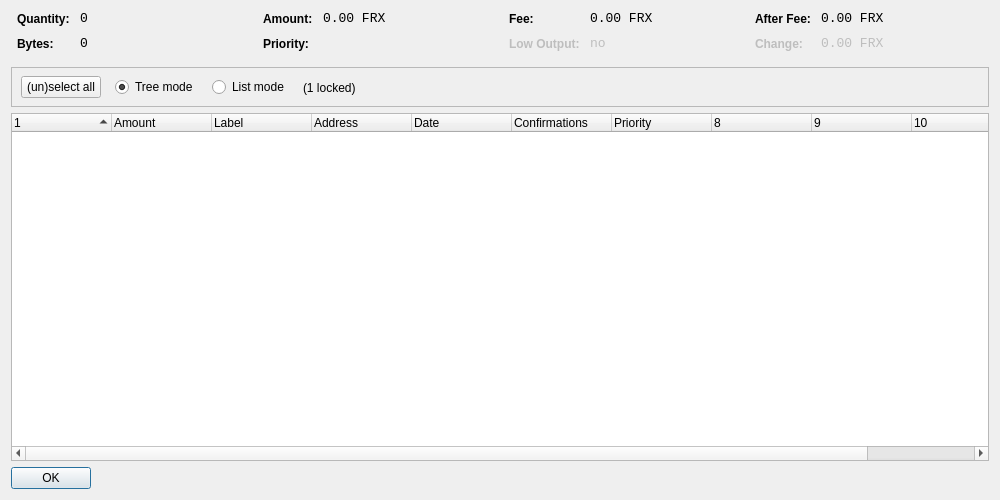
<?xml version="1.0" encoding="UTF-8"?>
<ui version="4.0">
 <class>CoinControlDialog</class>
 <widget class="QDialog" name="CoinControlDialog">
  <property name="geometry">
   <rect>
    <x>0</x>
    <y>0</y>
    <width>1000</width>
    <height>500</height>
   </rect>
  </property>
  <property name="windowTitle">
   <string>Coin Control</string>
  </property>
  <layout class="QVBoxLayout" name="verticalLayout">
   <item>
    <layout class="QHBoxLayout" name="horizontalLayoutTop" stretch="0,0,0,0">
     <property name="topMargin">
      <number>0</number>
     </property>
     <property name="bottomMargin">
      <number>10</number>
     </property>
     <item>
      <layout class="QFormLayout" name="formLayoutCoinControl1">
       <property name="horizontalSpacing">
        <number>10</number>
       </property>
       <property name="verticalSpacing">
        <number>10</number>
       </property>
       <property name="leftMargin">
        <number>6</number>
       </property>
       <property name="rightMargin">
        <number>6</number>
       </property>
       <item row="0" column="0">
        <widget class="QLabel" name="labelCoinControlQuantityText">
         <property name="styleSheet">
          <string notr="true">font-weight:bold;</string>
         </property>
         <property name="text">
          <string>Quantity:</string>
         </property>
        </widget>
       </item>
       <item row="0" column="1">
        <widget class="QLabel" name="labelCoinControlQuantity">
         <property name="font">
          <font>
           <family>Monospace</family>
           <pointsize>10</pointsize>
          </font>
         </property>
         <property name="cursor">
          <cursorShape>IBeamCursor</cursorShape>
         </property>
         <property name="contextMenuPolicy">
          <enum>Qt::ActionsContextMenu</enum>
         </property>
         <property name="text">
          <string notr="true">0</string>
         </property>
         <property name="textInteractionFlags">
          <set>Qt::LinksAccessibleByMouse|Qt::TextSelectableByKeyboard|Qt::TextSelectableByMouse</set>
         </property>
        </widget>
       </item>
       <item row="1" column="0">
        <widget class="QLabel" name="labelCoinControlBytesText">
         <property name="styleSheet">
          <string notr="true">font-weight:bold;</string>
         </property>
         <property name="text">
          <string>Bytes:</string>
         </property>
        </widget>
       </item>
       <item row="1" column="1">
        <widget class="QLabel" name="labelCoinControlBytes">
         <property name="font">
          <font>
           <family>Monospace</family>
           <pointsize>10</pointsize>
          </font>
         </property>
         <property name="cursor">
          <cursorShape>IBeamCursor</cursorShape>
         </property>
         <property name="contextMenuPolicy">
          <enum>Qt::ActionsContextMenu</enum>
         </property>
         <property name="text">
          <string notr="true">0</string>
         </property>
         <property name="textInteractionFlags">
          <set>Qt::LinksAccessibleByMouse|Qt::TextSelectableByKeyboard|Qt::TextSelectableByMouse</set>
         </property>
        </widget>
       </item>
      </layout>
     </item>
     <item>
      <layout class="QFormLayout" name="formLayoutCoinControl2">
       <property name="horizontalSpacing">
        <number>10</number>
       </property>
       <property name="verticalSpacing">
        <number>10</number>
       </property>
       <property name="leftMargin">
        <number>6</number>
       </property>
       <property name="rightMargin">
        <number>6</number>
       </property>
       <item row="0" column="0">
        <widget class="QLabel" name="labelCoinControlAmountText">
         <property name="styleSheet">
          <string notr="true">font-weight:bold;</string>
         </property>
         <property name="text">
          <string>Amount:</string>
         </property>
        </widget>
       </item>
       <item row="0" column="1">
        <widget class="QLabel" name="labelCoinControlAmount">
         <property name="font">
          <font>
           <family>Monospace</family>
           <pointsize>10</pointsize>
          </font>
         </property>
         <property name="cursor">
          <cursorShape>IBeamCursor</cursorShape>
         </property>
         <property name="contextMenuPolicy">
          <enum>Qt::ActionsContextMenu</enum>
         </property>
         <property name="text">
          <string notr="true">0.00 FRX</string>
         </property>
         <property name="textInteractionFlags">
          <set>Qt::LinksAccessibleByMouse|Qt::TextSelectableByKeyboard|Qt::TextSelectableByMouse</set>
         </property>
        </widget>
       </item>
       <item row="1" column="0">
        <widget class="QLabel" name="labelCoinControlPriorityText">
         <property name="styleSheet">
          <string notr="true">font-weight:bold;</string>
         </property>
         <property name="text">
          <string>Priority:</string>
         </property>
        </widget>
       </item>
       <item row="1" column="1">
        <widget class="QLabel" name="labelCoinControlPriority">
         <property name="font">
          <font>
           <family>Monospace</family>
           <pointsize>10</pointsize>
          </font>
         </property>
         <property name="cursor">
          <cursorShape>IBeamCursor</cursorShape>
         </property>
         <property name="contextMenuPolicy">
          <enum>Qt::ActionsContextMenu</enum>
         </property>
         <property name="text">
          <string/>
         </property>
         <property name="textInteractionFlags">
          <set>Qt::LinksAccessibleByMouse|Qt::TextSelectableByKeyboard|Qt::TextSelectableByMouse</set>
         </property>
        </widget>
       </item>
      </layout>
     </item>
     <item>
      <layout class="QFormLayout" name="formLayoutCoinControl3">
       <property name="horizontalSpacing">
        <number>10</number>
       </property>
       <property name="verticalSpacing">
        <number>10</number>
       </property>
       <property name="leftMargin">
        <number>6</number>
       </property>
       <property name="rightMargin">
        <number>6</number>
       </property>
       <item row="0" column="0">
        <widget class="QLabel" name="labelCoinControlFeeText">
         <property name="styleSheet">
          <string notr="true">font-weight:bold;</string>
         </property>
         <property name="text">
          <string>Fee:</string>
         </property>
        </widget>
       </item>
       <item row="0" column="1">
        <widget class="QLabel" name="labelCoinControlFee">
         <property name="font">
          <font>
           <family>Monospace</family>
           <pointsize>10</pointsize>
          </font>
         </property>
         <property name="cursor">
          <cursorShape>IBeamCursor</cursorShape>
         </property>
         <property name="contextMenuPolicy">
          <enum>Qt::ActionsContextMenu</enum>
         </property>
         <property name="text">
          <string notr="true">0.00 FRX</string>
         </property>
         <property name="textInteractionFlags">
          <set>Qt::LinksAccessibleByMouse|Qt::TextSelectableByKeyboard|Qt::TextSelectableByMouse</set>
         </property>
        </widget>
       </item>
       <item row="1" column="0">
        <widget class="QLabel" name="labelCoinControlLowOutputText">
         <property name="enabled">
          <bool>false</bool>
         </property>
         <property name="styleSheet">
          <string notr="true">font-weight:bold;</string>
         </property>
         <property name="text">
          <string>Low Output:</string>
         </property>
        </widget>
       </item>
       <item row="1" column="1">
        <widget class="QLabel" name="labelCoinControlLowOutput">
         <property name="enabled">
          <bool>false</bool>
         </property>
         <property name="font">
          <font>
           <family>Monospace</family>
           <pointsize>10</pointsize>
          </font>
         </property>
         <property name="cursor">
          <cursorShape>IBeamCursor</cursorShape>
         </property>
         <property name="contextMenuPolicy">
          <enum>Qt::ActionsContextMenu</enum>
         </property>
         <property name="text">
          <string>no</string>
         </property>
         <property name="textInteractionFlags">
          <set>Qt::LinksAccessibleByMouse|Qt::TextSelectableByKeyboard|Qt::TextSelectableByMouse</set>
         </property>
        </widget>
       </item>
      </layout>
     </item>
     <item>
      <layout class="QFormLayout" name="formLayoutCoinControl4">
       <property name="horizontalSpacing">
        <number>10</number>
       </property>
       <property name="verticalSpacing">
        <number>10</number>
       </property>
       <property name="leftMargin">
        <number>6</number>
       </property>
       <property name="rightMargin">
        <number>6</number>
       </property>
       <item row="0" column="0">
        <widget class="QLabel" name="labelCoinControlAfterFeeText">
         <property name="styleSheet">
          <string notr="true">font-weight:bold;</string>
         </property>
         <property name="text">
          <string>After Fee:</string>
         </property>
        </widget>
       </item>
       <item row="0" column="1">
        <widget class="QLabel" name="labelCoinControlAfterFee">
         <property name="font">
          <font>
           <family>Monospace</family>
           <pointsize>10</pointsize>
          </font>
         </property>
         <property name="cursor">
          <cursorShape>IBeamCursor</cursorShape>
         </property>
         <property name="contextMenuPolicy">
          <enum>Qt::ActionsContextMenu</enum>
         </property>
         <property name="text">
          <string notr="true">0.00 FRX</string>
         </property>
         <property name="textInteractionFlags">
          <set>Qt::LinksAccessibleByMouse|Qt::TextSelectableByKeyboard|Qt::TextSelectableByMouse</set>
         </property>
        </widget>
       </item>
       <item row="1" column="0">
        <widget class="QLabel" name="labelCoinControlChangeText">
         <property name="enabled">
          <bool>false</bool>
         </property>
         <property name="styleSheet">
          <string notr="true">font-weight:bold;</string>
         </property>
         <property name="text">
          <string>Change:</string>
         </property>
        </widget>
       </item>
       <item row="1" column="1">
        <widget class="QLabel" name="labelCoinControlChange">
         <property name="enabled">
          <bool>false</bool>
         </property>
         <property name="font">
          <font>
           <family>Monospace</family>
           <pointsize>10</pointsize>
          </font>
         </property>
         <property name="cursor">
          <cursorShape>IBeamCursor</cursorShape>
         </property>
         <property name="contextMenuPolicy">
          <enum>Qt::ActionsContextMenu</enum>
         </property>
         <property name="text">
          <string notr="true">0.00 FRX</string>
         </property>
         <property name="textInteractionFlags">
          <set>Qt::LinksAccessibleByMouse|Qt::TextSelectableByKeyboard|Qt::TextSelectableByMouse</set>
         </property>
        </widget>
       </item>
      </layout>
     </item>
    </layout>
   </item>
   <item>
    <widget class="QFrame" name="frame">
     <property name="minimumSize">
      <size>
       <width>0</width>
       <height>40</height>
      </size>
     </property>
     <property name="frameShape">
      <enum>QFrame::StyledPanel</enum>
     </property>
     <property name="frameShadow">
      <enum>QFrame::Sunken</enum>
     </property>
     <widget class="QWidget" name="horizontalLayoutWidget">
      <property name="geometry">
       <rect>
        <x>10</x>
        <y>0</y>
        <width>781</width>
        <height>41</height>
       </rect>
      </property>
      <layout class="QHBoxLayout" name="horizontalLayoutPanel" stretch="0,0,0,0,0">
       <property name="spacing">
        <number>14</number>
       </property>
       <item>
        <widget class="QPushButton" name="pushButtonSelectAll">
         <property name="sizePolicy">
          <sizepolicy hsizetype="Maximum" vsizetype="Fixed">
           <horstretch>0</horstretch>
           <verstretch>0</verstretch>
          </sizepolicy>
         </property>
         <property name="text">
          <string>(un)select all</string>
         </property>
        </widget>
       </item>
       <item>
        <widget class="QRadioButton" name="radioTreeMode">
         <property name="sizePolicy">
          <sizepolicy hsizetype="Maximum" vsizetype="Fixed">
           <horstretch>0</horstretch>
           <verstretch>0</verstretch>
          </sizepolicy>
         </property>
         <property name="text">
          <string>Tree mode</string>
         </property>
         <property name="checked">
          <bool>true</bool>
         </property>
        </widget>
       </item>
       <item>
        <widget class="QRadioButton" name="radioListMode">
         <property name="sizePolicy">
          <sizepolicy hsizetype="Maximum" vsizetype="Fixed">
           <horstretch>0</horstretch>
           <verstretch>0</verstretch>
          </sizepolicy>
         </property>
         <property name="text">
          <string>List mode</string>
         </property>
        </widget>
       </item>
       <item>
        <widget class="QLabel" name="labelLocked">
         <property name="text">
          <string>(1 locked)</string>
         </property>
        </widget>
       </item>
       <item>
        <spacer name="horizontalSpacer">
         <property name="orientation">
          <enum>Qt::Horizontal</enum>
         </property>
         <property name="sizeHint" stdset="0">
          <size>
           <width>40</width>
           <height>20</height>
          </size>
         </property>
        </spacer>
       </item>
      </layout>
     </widget>
    </widget>
   </item>
   <item>
    <widget class="CoinControlTreeWidget" name="treeWidget">
     <property name="contextMenuPolicy">
      <enum>Qt::CustomContextMenu</enum>
     </property>
     <property name="sortingEnabled">
      <bool>false</bool>
     </property>
     <property name="columnCount">
      <number>11</number>
     </property>
     <attribute name="headerShowSortIndicator" stdset="0">
      <bool>true</bool>
     </attribute>
     <attribute name="headerStretchLastSection">
      <bool>false</bool>
     </attribute>
     <column>
      <property name="text">
       <string/>
      </property>
     </column>
     <column>
      <property name="text">
       <string>Amount</string>
      </property>
     </column>
     <column>
      <property name="text">
       <string notr="true">Label</string>
      </property>
     </column>
     <column>
      <property name="text">
       <string>Address</string>
      </property>
     </column>
     <column>
      <property name="text">
       <string>Date</string>
      </property>
     </column>
     <column>
      <property name="text">
       <string>Confirmations</string>
      </property>
      <property name="toolTip">
       <string>Confirmed</string>
      </property>
     </column>
     <column>
      <property name="text">
       <string>Priority</string>
      </property>
     </column>
     <column>
      <property name="text">
       <string/>
      </property>
     </column>
     <column>
      <property name="text">
       <string/>
      </property>
     </column>
     <column>
      <property name="text">
       <string/>
      </property>
     </column>
     <column>
      <property name="text">
       <string/>
      </property>
     </column>
    </widget>
   </item>
   <item>
    <widget class="QDialogButtonBox" name="buttonBox">
     <property name="sizePolicy">
      <sizepolicy hsizetype="Maximum" vsizetype="Fixed">
       <horstretch>0</horstretch>
       <verstretch>0</verstretch>
      </sizepolicy>
     </property>
     <property name="orientation">
      <enum>Qt::Horizontal</enum>
     </property>
     <property name="standardButtons">
      <set>QDialogButtonBox::Ok</set>
     </property>
    </widget>
   </item>
  </layout>
 </widget>
 <customwidgets>
  <customwidget>
   <class>CoinControlTreeWidget</class>
   <extends>QTreeWidget</extends>
   <header>coincontroltreewidget.h</header>
  </customwidget>
 </customwidgets>
 <resources/>
 <connections/>
</ui>
